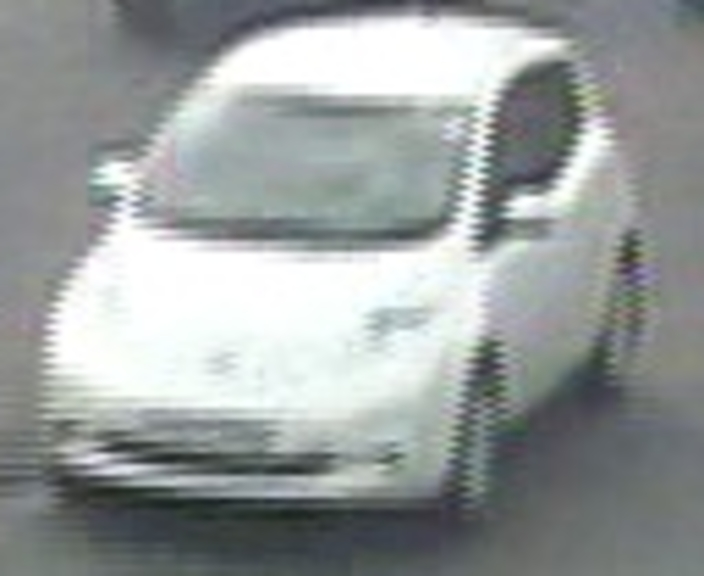
//> input picture ComputerVisionBasedObjectDetection/ORB/image2.jpg, 704 x 576 px
$ ./demo   (built with g++ and OpenCV 4)
//> lines starting //> are read from the running program, lines starting //| are printed output that depends on the picture
#include<opencv2/features2d.hpp>
#include<opencv2/videoio.hpp>
#include<opencv2/opencv.hpp>
#include<opencv2/highgui.hpp>      //for imshow
#include<vector>
#include<iostream>
#include<iomanip>
using namespace std;
using namespace cv;

int main(int argc, char **argv)
{
    Mat gray_image1 = imread( "/home/ruwiniopatha/Desktop/Milestone4/CVBD/ORB/image2.jpg", IMREAD_GRAYSCALE );
//> gray_image1: 576 rows x 704 cols, CV_8UC1; min 31, max 255, mean 155.8
    Mat gray_image2 = imread( "/home/ruwiniopatha/Desktop/Milestone4/CVBD/ORB/image1.jpg", IMREAD_GRAYSCALE );
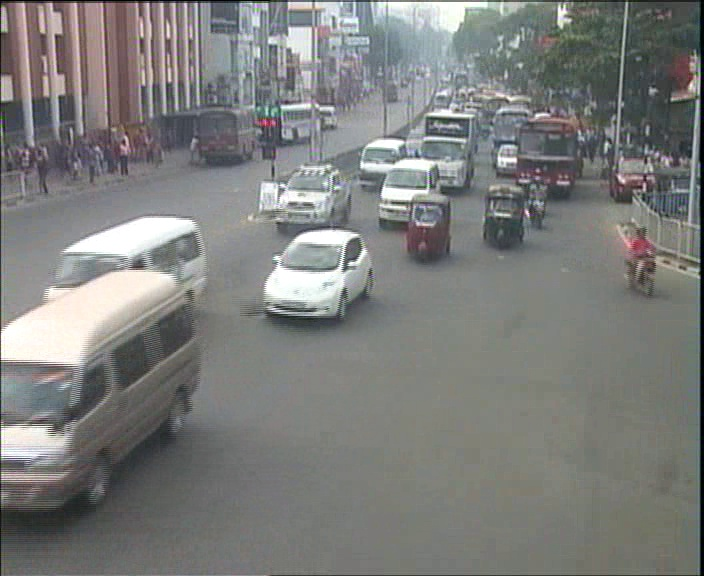
//> input picture ComputerVisionBasedObjectDetection/ORB/image1.jpg, 704 x 576 px
//> gray_image2: 576 rows x 704 cols, CV_8UC1; min 0, max 255, mean 125.2

    // Initiate ORB detector
    Ptr<FeatureDetector> detector = ORB::create();
    std::vector<KeyPoint> keypoints_object, keypoints_scene;
    Mat descriptors_object, descriptors_scene;
// find the keypoints and descriptors with ORB
    detector->detect(gray_image1, keypoints_object);
//> keypoints_object = 498 keypoints; strongest (x, y, size): (487, 141, 64.3), (487, 137, 53.6), (488, 134, 77.1), (489, 131, 64.3)
    detector->detect(gray_image2, keypoints_scene);
//> keypoints_scene = 500 keypoints; strongest (x, y, size): (515, 161, 37.2), (514, 160, 44.6), (350, 262, 31), (425, 187, 37.2)

    Ptr<DescriptorExtractor> extractor = ORB::create();
    extractor->compute(gray_image1, keypoints_object, descriptors_object );
    extractor->compute(gray_image2, keypoints_scene, descriptors_scene );

// Flann needs the descriptors to be of type CV_32F
    descriptors_scene.convertTo(descriptors_scene, CV_32F);
    descriptors_object.convertTo(descriptors_object, CV_32F);

    FlannBasedMatcher matcher;
    vector<DMatch> matches;
    matcher.match( descriptors_object, descriptors_scene, matches );
//> matches = 498 matches

    double max_dist = 0; double min_dist = 100;

    //-- Quick calculation of max and min distances between keypoints
    for( int i = 0; i < descriptors_object.rows; i++ )
    {
        double dist = matches[i].distance;
        if( dist < min_dist ) min_dist = dist;
        if( dist > max_dist ) max_dist = dist;
    }
//> this loop made 498 passes
//> (dist, max_dist) on passes 1, 7, 23, 78: (444.2, 444.2), (475.1, 475.1), (485.1, 485.1), (507.9, 507.9)
//> dist on passes 2, 3, 4, 5, 6, 8: 330.7, 385.2, 403.8, 372.3, 389.7, 474.5
//> after the loop, min_dist = 100; max_dist = 507.9

    //-- Use only "good" matches (i.e. whose distance is less than 3*min_dist )
    vector< DMatch > good_matches;

    for( int i = 0; i < descriptors_object.rows; i++ )
    {
        if( matches[i].distance < 3*min_dist )
        {
            good_matches.push_back( matches[i]);
        }
    }


    vector< Point2f > obj;
    vector< Point2f > scene;


    for( int i = 0; i < good_matches.size(); i++ )
    {
        //-- Get the keypoints from the good matches
        obj.push_back( keypoints_object[ good_matches[i].queryIdx ].pt );
        scene.push_back( keypoints_scene[ good_matches[i].trainIdx ].pt );
    }
//> this loop made 31 passes

    Mat img_matches;
    drawMatches( gray_image1, keypoints_object, gray_image2, keypoints_scene,
               good_matches, img_matches, Scalar::all(-1), Scalar::all(-1),
               vector<char>(), DrawMatchesFlags::NOT_DRAW_SINGLE_POINTS );
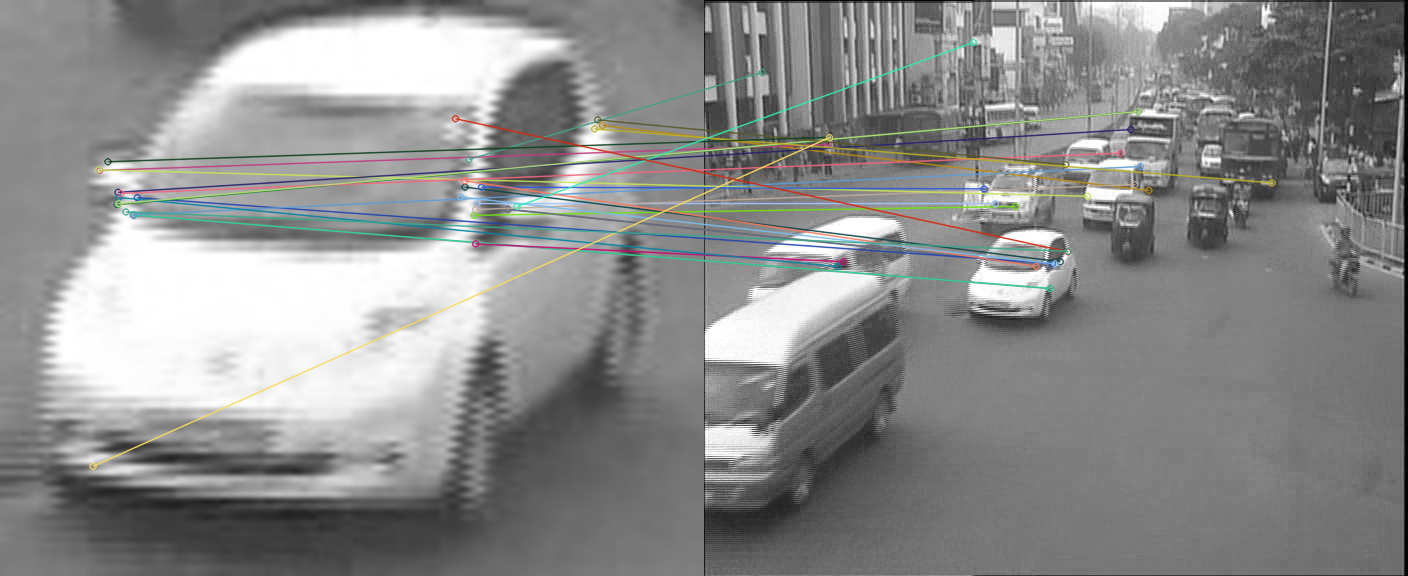
//> img_matches: 576 rows x 1408 cols, CV_8UC3; mean B, G, R 139.5, 140.1, 139.5
    imshow( "Good Matches", img_matches );
    for( int i = 0; i < (int)good_matches.size(); i++ )
  { printf( "-- Good Match [%d] Keypoint 1: %d  -- Keypoint 2: %d  \n", i, good_matches[i].queryIdx, good_matches[i].trainIdx ); }
    // [10 lines of commented-out code are left out]
    waitKey(0);
    return 0;
}
